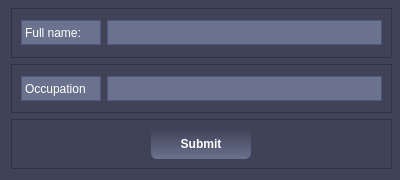
<?xml version="1.0" encoding="UTF-8"?>
<ui version="4.0">
 <class>Form</class>
 <widget class="QWidget" name="Form">
  <property name="geometry">
   <rect>
    <x>0</x>
    <y>0</y>
    <width>400</width>
    <height>180</height>
   </rect>
  </property>
  <property name="minimumSize">
   <size>
    <width>400</width>
    <height>180</height>
   </size>
  </property>
  <property name="maximumSize">
   <size>
    <width>400</width>
    <height>180</height>
   </size>
  </property>
  <property name="windowTitle">
   <string>Form</string>
  </property>
  <property name="styleSheet">
   <string notr="true">QWidget {
    background-color: #404258;
    color: #fff;
 }
QLabel {
    border: 1px solid;
    border-color: #50577A;
    background-color: #6B728E;
}
QTextEdit {
    border: 1px solid;
    border-color: #50577A;
    background-color: #6B728E;
}
QTextEdit:focus {
    background: #7B8FA1;
    border: 2px solid;
    border-color: #50577A;
}
QLineEdit {
    border: 1px solid;
    border-color: #50577A;
    background-color: #6B728E;
}
QLineEdit:focus {
    background: #7B8FA1;
    border: 2px solid;
    border-color: #50577A;
}
 QPushButton {
    background: qlineargradient(x1: 0, y1: 0, x2: 0, y2: 1, stop: 0 #404258, stop: 1 #6B728E);
    border-radius: 6px;
    padding: 5px;
    color: white;
    font-weight: bold;
}
QPushButton:hover {;
    border: 1px solid;
    border-color: #fff;
}
QPushButton:pressed {
    background: qlineargradient(x1: 0, y1: 0, x2: 0, y2: 1, stop: 0 #6B728E, stop: 1 #404258);
}</string>
  </property>
  <widget class="QWidget" name="">
   <property name="geometry">
    <rect>
     <x>11</x>
     <y>8</y>
     <width>381</width>
     <height>161</height>
    </rect>
   </property>
   <layout class="QVBoxLayout" name="verticalLayout">
    <item>
     <widget class="QFrame" name="frame">
      <property name="frameShape">
       <enum>QFrame::StyledPanel</enum>
      </property>
      <property name="frameShadow">
       <enum>QFrame::Raised</enum>
      </property>
      <layout class="QHBoxLayout" name="horizontalLayout">
       <item>
        <widget class="QLabel" name="label">
         <property name="minimumSize">
          <size>
           <width>80</width>
           <height>25</height>
          </size>
         </property>
         <property name="maximumSize">
          <size>
           <width>80</width>
           <height>25</height>
          </size>
         </property>
         <property name="text">
          <string>Full name:</string>
         </property>
        </widget>
       </item>
       <item>
        <widget class="QLineEdit" name="full_name_line_edit">
         <property name="minimumSize">
          <size>
           <width>0</width>
           <height>25</height>
          </size>
         </property>
         <property name="maximumSize">
          <size>
           <width>16777215</width>
           <height>25</height>
          </size>
         </property>
        </widget>
       </item>
      </layout>
     </widget>
    </item>
    <item>
     <widget class="QFrame" name="frame_2">
      <property name="frameShape">
       <enum>QFrame::StyledPanel</enum>
      </property>
      <property name="frameShadow">
       <enum>QFrame::Raised</enum>
      </property>
      <layout class="QHBoxLayout" name="horizontalLayout_2">
       <item>
        <widget class="QLabel" name="label_3">
         <property name="minimumSize">
          <size>
           <width>80</width>
           <height>25</height>
          </size>
         </property>
         <property name="maximumSize">
          <size>
           <width>80</width>
           <height>25</height>
          </size>
         </property>
         <property name="text">
          <string>Occupation</string>
         </property>
        </widget>
       </item>
       <item>
        <widget class="QLineEdit" name="occupation_line_edit">
         <property name="minimumSize">
          <size>
           <width>0</width>
           <height>25</height>
          </size>
         </property>
         <property name="maximumSize">
          <size>
           <width>16777215</width>
           <height>25</height>
          </size>
         </property>
        </widget>
       </item>
      </layout>
     </widget>
    </item>
    <item>
     <widget class="QFrame" name="frame_3">
      <property name="frameShape">
       <enum>QFrame::StyledPanel</enum>
      </property>
      <property name="frameShadow">
       <enum>QFrame::Raised</enum>
      </property>
      <layout class="QHBoxLayout" name="horizontalLayout_3">
       <item>
        <widget class="QPushButton" name="submit_button">
         <property name="maximumSize">
          <size>
           <width>100</width>
           <height>40</height>
          </size>
         </property>
         <property name="text">
          <string>Submit</string>
         </property>
        </widget>
       </item>
      </layout>
     </widget>
    </item>
   </layout>
  </widget>
 </widget>
 <resources/>
 <connections/>
</ui>
